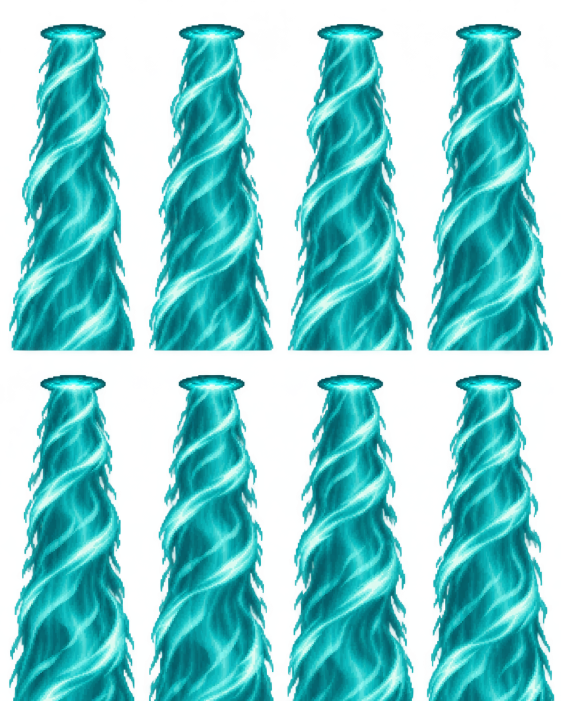
#> input picture _ART_SOURCES/stage67_flow_1110/generated-wind-master.png, 1122 x 1402 px, found by its file name (shown at 1/2 size)
$ python build.py
#> lines starting #> are read from the running program, lines starting #| are printed output that depends on the picture; after the words box and inside, x2 and y2 are one past the last pixel; in counts of white or black regions, pixels touching at a corner belong together
from pathlib import Path
from PIL import Image,ImageDraw
import json,hashlib,numpy as np
from scipy.ndimage import distance_transform_edt
R=Path('C:/Users/Mike/Desktop/Github Coding/BulletsOfFury');W=Path(__file__).parent;D=W/'candidate/frames';D.mkdir(parents=True,exist_ok=True);O=W.parents[1]/'outputs/cannon-chambers';O.mkdir(parents=True,exist_ok=True)
master=R/'_ART_SOURCES/stage67_flow_1110/generated-wind-master.png';raw=Image.open(master).convert('RGBA');yy,xx=np.mgrid[:832,:256];opening=((xx-128)/52.5)**2+((yy-239.28)/22.5)**2<=1;metrics=[]
#> further down, raw is the input picture: PIL image 1122x1402 RGBA; mean R, G, B, A 18.6, 145.3, 148.3, 142.9
# Use the original generated energy pixels, at one common proportional scale.
# Nearest valid energy colour fills alpha gaps before the complete oval is authored.
textures=[]
for f in range(8):
 x=round(f%4*raw.width/4);y=round(f//4*raw.height/2);q=np.array(raw.crop((x+64,y+120,x+232,y+192)));valid=q[:,:,3]>=96;_,idx=distance_transform_edt(~valid,return_indices=True);q[:,:,:3]=q[idx[0],idx[1],:3];q[:,:,3]=255;textures.append(Image.fromarray(q).resize((105,45),Image.Resampling.NEAREST))
#> this loop made 8 passes
#> pass 1, `q = np.array(raw.crop((x + 64, y + 120, x + 232, y + 192)))`:
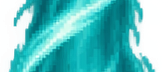
#> q: shape (72, 168, 4); mean R, G, B, A 27.2, 164.2, 166, 175; transparent parts drawn white
#> pass 1, `valid = q[:, :, 3] >= 96`:
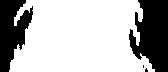
#> valid: shape (72, 168) bool; 70.6% white; 4 black regions (2 under 20 px), largest, box (x1, y1, x2, y2) and area: (129, 0, 168, 72) 2049, (0, 0, 33, 72) 1493
#> pass 2, `q = np.array(raw.crop((x + 64, y + 120, x + 232, y + 192)))`:
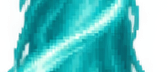
#> q: shape (72, 168, 4); mean R, G, B, A 28.1, 167.1, 168.6, 173; transparent parts drawn white
#> pass 2, `valid = q[:, :, 3] >= 96`:
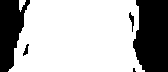
#> valid: shape (72, 168) bool; 69.9% white; 5 black regions (1 under 20 px), largest, box (x1, y1, x2, y2) and area: (133, 0, 168, 72) 2193, (0, 0, 30, 72) 1360, (129, 12, 134, 32) 46, (23, 44, 29, 56) 35
#> after the loop:
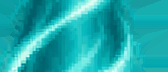
#> q: shape (72, 168, 4); mean R, G, B, A 30.4, 170.1, 172.7, 255
#> after the loop, textures = 8 items
for pod in range(2):
 for mode in ['body','hit']:
#> (the run stopped early here; a loop or call above may not have finished)
